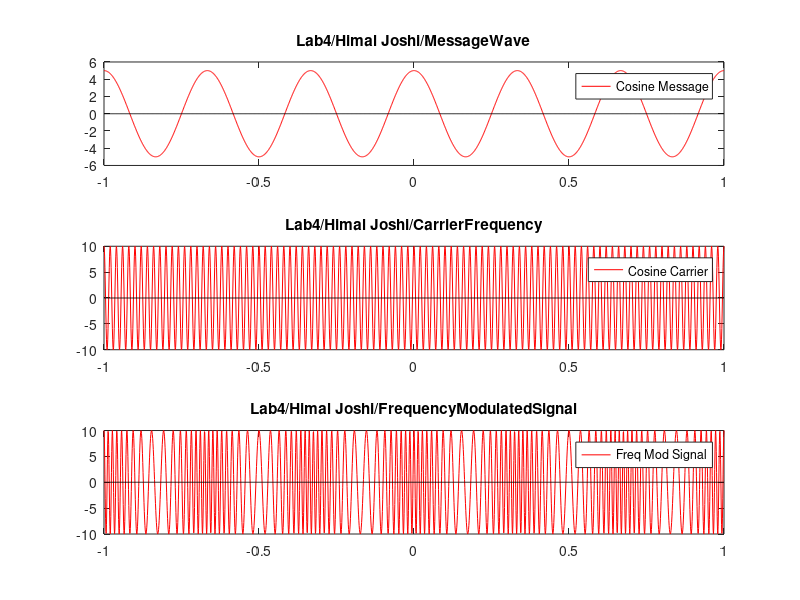

Here is the MATLAB script that generated this plot:
    am = 5
fm = 3
t = -1:0.001:1

msg = am * cos(2 * pi * fm * t);

subplot(3,1,1)
plot(t, msg, '-red')  
hold on
plot(t, zeros(size(t)), '-black')
title('Lab4/Himal Joshi/MessageWave')
legend('Cosine Message')

ac = 10;  
fc = 50;  

carrier = ac * cos(2 * pi * fc * t);

subplot(3,1,2)
plot(t, carrier, '-red')  
hold on
plot(t, zeros(size(t)), '-black')
title('Lab4/Himal Joshi/CarrierFrequency')
legend('Cosine Carrier')

kf = 5;
beta = (kf * am) / fm;

FM = ac * cos(2 * pi * fc * t + beta * sin(2 * pi * fm * t));

subplot(3,1,3)
plot(t, FM, '-red')  
hold on
plot(t, zeros(size(t)), '-black')
title('Lab4/Himal Joshi/FrequencyModulatedSignal')
legend('Freq Mod Signal')